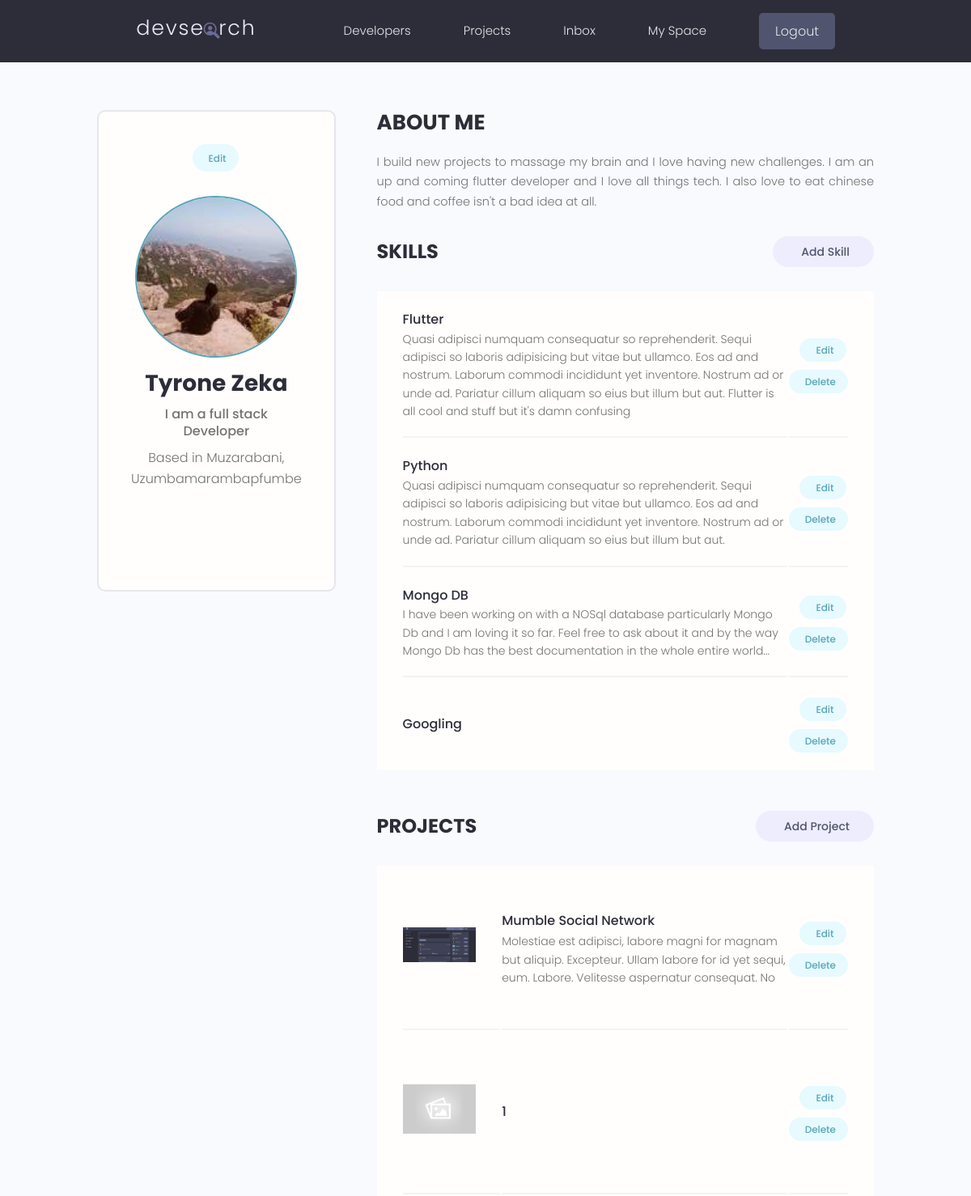
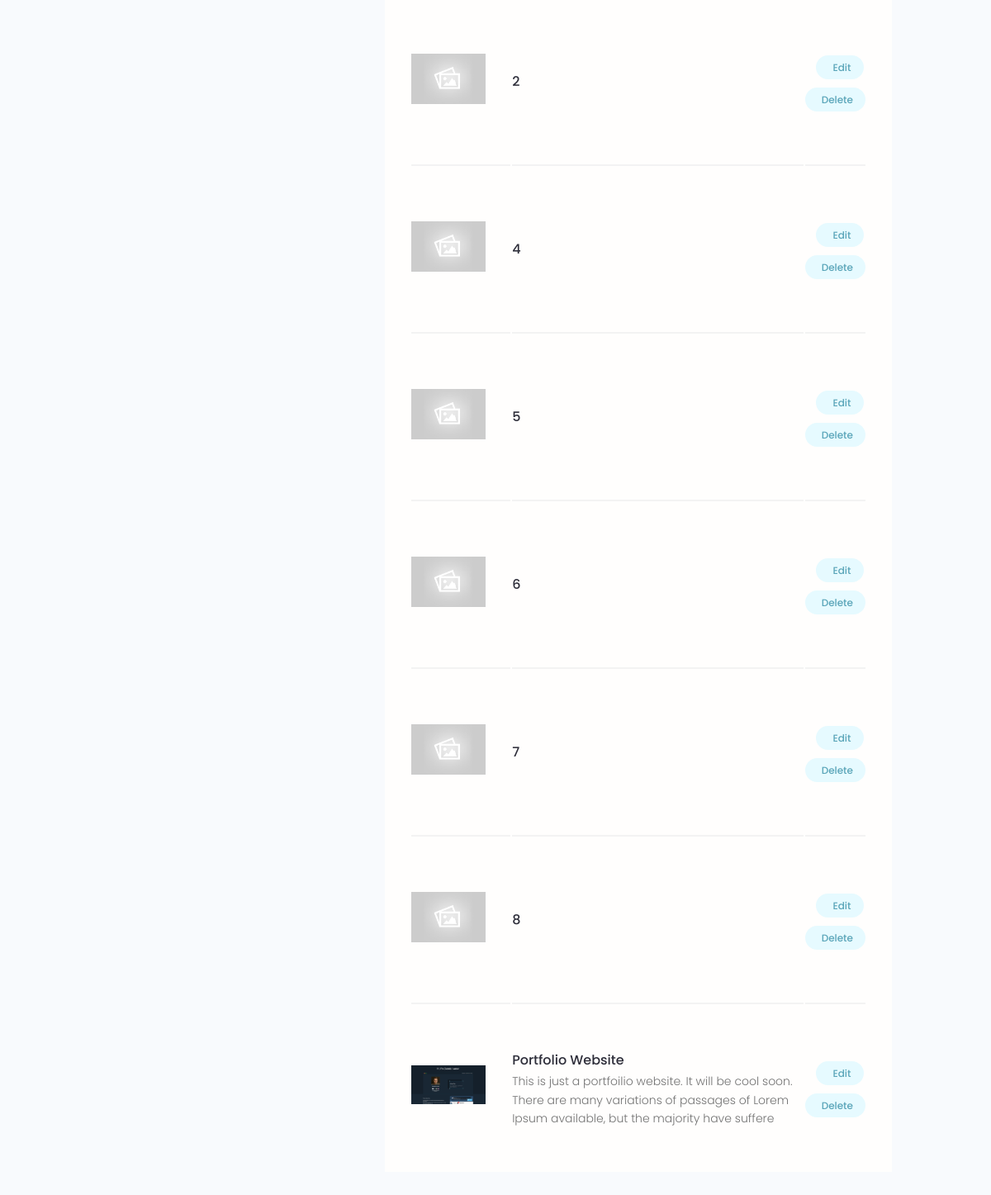
The app's page /account/ (signed in) with its own data (2 pictures, top to bottom).
### users/models.py (models this page shows, shortened)
class Profile(models.Model):
    user = models.OneToOneField(User, on_delete = models.CASCADE, null = True, blank = True)
    name = models.CharField(max_length=200,blank=True,null=True)
    email = models.EmailField(max_length = 500, blank =True, null = True)
    username = models.CharField(max_length=200,null=True,blank=True)
    location = models.CharField(max_length=200,null=True,blank=True)
    short_intro = models.CharField(max_length=200,null=True,blank=True)
    bio = models.TextField(blank=True,null=True)
    profile_picture = models.ImageField(null = True,blank = True, upload_to = 'profiles/', default = 'profiles/user-default.png')
    social_github = models.CharField(max_length=200,blank=True,null=True)
    social_twitter = models.CharField(max_length=200,blank=True,null=True)
    social_linkedin = models.CharField(max_length=200,blank=True,null=True)
    social_website = models.CharField(max_length=200,blank=True,null=True)
    created = models.DateTimeField(auto_now_add = True )
    id = models.UUIDField(default=uuid.uuid4,unique=True, primary_key=True, editable=False)

class Skill(models.Model):
    owner = models.ForeignKey(Profile,on_delete=models.CASCADE,null = True,blank=True)
    name = models.CharField(max_length=200,blank=True,null=True)
    description = models.TextField(null=True,blank=True)
    created = models.DateTimeField(auto_now_add = True )
    id = models.UUIDField(default=uuid.uuid4,unique=True, primary_key=True, editable=False)

### projects/models.py (models this page shows, shortened)
class Project(models.Model):
    owner = models.ForeignKey(Profile,null = True, blank = True, on_delete = models.SET_NULL)
    title = models.CharField(max_length=200)
    description = models.TextField(null=True, blank=True) # blank is for making a post request/form upload and null for database
    featured_image = models.ImageField(null=True, blank =True, default="default.jpg")
    demo_link = models.CharField(max_length=2000, null = True, blank=True)
    source_link = models.CharField(max_length=2000, null= True, blank = True)
    tags = models.ManyToManyField('Tag', blank=True)
    vote_total = models.IntegerField(default=0, null=True, blank=True)
    vote_ratio = models.IntegerField(default=0, null=True, blank=True)
    created = models.DateTimeField(auto_now_add=True)
    id = models.UUIDField(default=uuid.uuid4,unique=True, primary_key=True, editable=False)
    class Meta:
        ordering = ['-vote_ratio','-vote_total','title']

### users/views.py (the view)
# urls.py: path('account/',views.userAccount, name = "account"),
@login_required(login_url='login')
def userAccount(request):
    profile = request.user.profile
    skills = profile.skill_set.all()
    projects = profile.project_set.all()
    context = {'profile':profile, 'skills':skills,'projects':projects }
    return render(request, 'users/account.html', context)

### users/templates/users/account.html (shortened to what this page needs)
{% extends 'main.html' %}
{% block content %}
  <main class="settingsPage profile my-md">
    <div class="container">
      <div class="layout">
        <div class="column column--1of3">
          <div class="card text-center">
            <div class="card__body dev">
              <a class="tag tag--pill tag--main settings__btn" href="{% url 'edit-account' %}"> Edit</a>
              <img class="avatar avatar--xl dev__avatar" src="{{profile.profile_picture.url}}" />
              <h2 class="dev__name">{{profile.name}}</h2>
              <p class="dev__title">{{profile.short_intro}}</p>
              <p class="dev__location">Based in {{profile.location}}</p>
              <ul class="dev__social">
              </ul>
            </div>
          </div>
        </div>
        <div class="column column--2of3">
          <div class="devInfo">
            <h3 class="devInfo__title">About Me</h3>
            <p class="devInfo__about">
              {{profile.bio}}
            </p>
          </div>
          <div class="settings">
            <h3 class="settings__title">Skills</h3>
            <a class="tag tag--pill tag--sub settings__btn tag--lg" href="{% url 'create-skill' %}"> Add Skill</a>
          </div>
          <table class="settings__table">
            {% for skill in skills %}
            <tr>
              <td class="settings__tableInfo">
                <h4>{{skill.name}}</h4>
                <p>
                  {{skill.description}}
                </p>
              </td>
              <td class="settings__tableActions">
                <a class="tag tag--pill tag--main settings__btn" href="{% url 'update-skill' skill.id %}"> Edit</a>
                <a class="tag tag--pill tag--main settings__btn" href="{% url 'delete-skill' skill.id %}?next=/account">
                  Delete</a>
              </td>
            </tr>
            {% endfor %}
          </table>
          <div class="settings">
            <h3 class="settings__title">Projects</h3>
            <a class="tag tag--pill tag--sub settings__btn tag--lg" href="{% url 'create-project' %}"> Add Project</a>
          </div>
          <table class="settings__table">
            {% for project in projects %}
            <tr>
              <td class="settings__thumbnail">
                <a href="{% url 'project' project.id %}"><img src="{{project.featured_image.url}}" alt="Project Thumbnail" /></a>
              </td>
              <td class="settings__tableInfo">
                <a href="{% url 'project' project.id %}">{{project.title}}</a>
                <p>
                  {{project.description| slice:"150"}}
                </p>
              </td>
              <td class="settings__tableActions">
                <a class="tag tag--pill tag--main settings__btn" href="{% url 'update-project' project.id %}"> Edit</a>
                <a class="tag tag--pill tag--main settings__btn" href="{% url 'delete-project' project.id %}?next=/account">
                  Delete</a>
              </td>
            </tr>
            {% endfor %}
          </table>
        </div>
      </div>
    </div>
  </main>
{% endblock content %}

### static/styles/app.css (style rules this page uses)
:root { --color-sub: #2d2d39; }
.card { border: 2px solid var(--color-light); }
img { width: 100%; }
.profile .card > .dev { padding: 4rem; }
.dev__avatar { display: block; margin: auto; }
.dev__name { color: var(--color-sub); font-size: 2.8rem; font-weight: 700; margin-top: 1rem; margin-bottom: 0.5rem; }
.dev__title { font-size: 1.6rem; font-weight: 500; line-height: 1.3; }
.dev__location { margin-top: 1rem; }
.dev__social { margin: 3rem 0; list-style: none; display: flex; justify-content: center; gap: 1.5rem; }
.devInfo { margin-bottom: 3rem; }
.devInfo__title, .devInfo__subtitle { font-size: 2.6rem; color: var(--color-sub); text-transform: uppercase; font-weight: 700; margin-bottom: 1.5rem; }
.devInfo__about, .devSkill__info { font-size: 1.45rem; line-height: 1.7; text-align: justify; }
.settingsPage .dev > .settings__btn { display: inline-block; margin-bottom: 3rem; }
.settings { display: flex; justify-content: space-between; align-items: center; }
.settings__title { font-size: 2.4rem; text-transform: uppercase; font-weight: 700; color: var(--color-sub); }
.settings__table { margin-top: 3rem; margin-bottom: 5rem; padding: 0 3rem; background: var(--color-white); }
.settings__table tr { width: 100%; }
.settings__table tr > td { padding: 2rem 0; }
.settings__table tr:not(:last-child) td { border-bottom: 2px solid var(--color-white-light); }
.settings__thumbnail { width: 23%; min-width: 10rem; }
.settings__thumbnail img { padding-right: 3rem; height: 15rem; object-fit: contain; }
.settings__tableInfo { width: 100%; }
.settings__tableInfo h4, .settings__tableInfo a { padding-right: 1rem; width: auto; font-size: 1.6rem; font-weight: 500; color: var(--color-sub); }
.settings__tableInfo p { font-size: 1.4rem; }
.settings__tableActions { text-align: right; }

### static/uikit/styles/modules/_variables.css (style rules this page uses)
:root { --color-main: #5aa5b9; --color-main-light: #e6faff; --color-sub: #3f4156; --color-sub-light: #51546e; --color-sub-lighter: #ededfd; --color-text: #737373; --color-gray: #8b8b8b; --color-light: #e5e7eb; --color-light-gray: #767676; --color-bg: #f8fafd; --color-white: #fffefd; --color-white-light: #f3f3f3; --color-success: #359e64; --color-success-bg: #def8e8; --color-error: #fc4b0b; --color-error-bg: #fff2ee; --font-base: 'Poppins', arial, helvetica, 'Segoe UI', roboto, ubuntu, sans-serif; --font-monospace: 'Fira Code', 'Courier New', courier, monospace; --font-regular: 300; --font-medium: 500; --font-bold: 700; --generic-shadow: 1px 1px 5px #00000010; --generic-transition: all 0.3s ease-in-out; }

### static/uikit/styles/modules/_base.css (style rules this page uses)
* { margin: 0; padding: 0; box-sizing: border-box; text-rendering: optimizeLegibility; color: inherit; font-size: inherit; }
html { font-size: 50%; }
@media only screen and (min-width: 480px) { html { font-size: 56.25%; } }
@media only screen and (min-width: 1200px) { html { font-size: 62.5%; } }
body { line-height: 1.6; font-weight: 400; font-size: 1.5rem; color: var(--color-text); background-color: var(--color-bg); min-height: 100vh; }

### static/uikit/styles/modules/_typography.css (style rules this page uses)
* { font-family: var(--font-base); }
h2 { font-size: 3.6rem; font-weight: var(--font-bold); }
h3 { font-size: 3.2rem; font-weight: var(--font-medium); }
h4 { font-size: 2.8rem; font-weight: var(--font-medium); }
p, span, strong { font-size: 1.6rem; color: var(--color-text); font-weight: var(--font-regular); }
a { padding-bottom: 2px; text-decoration: none; display: inline-block; color: var(--color-main); font-weight: var(--font-medium); }

### static/uikit/styles/modules/_utilities.css (style rules this page uses)
.container { width: 92%; max-width: 165rem; margin: 0 auto; box-sizing: border-box; }
@media screen and (min-width: 1000px) { .container { width: 90%; } }
@media screen and (min-width: 1200px) { .container { width: 80%; } }
.text-center { text-align: center; }
.my-md { margin: 3rem auto; }

### static/uikit/styles/modules/_avatar.css (style rules this page uses)
.avatar { border-radius: 50%; border: 2px solid var(--color-main); object-fit: cover; }
.avatar--xl { height: 20rem; width: 20rem; }

### static/uikit/styles/modules/_card.css (style rules this page uses)
.card { border-radius: 1rem; background-color: var(--color-white); border: 1.5px solid var(--color-light); width: auto; height: auto; margin-top: 0.5rem; margin-bottom: 0.5rem; overflow: hidden; }
.card__body, .card__header { padding: 2rem 2.5rem; }

### static/uikit/styles/modules/_layout.css (style rules this page uses)
.layout { display: flex; flex-flow: row wrap; justify-content: space-between; }
.layout > .column { margin-bottom: 3rem; }
.layout > .column.column--1of3 { flex-basis: 30%; }
.layout > .column.column--2of3 { flex-basis: 64%; }

### records on screen
Profile: profile_picture (picture), name "Tyrone Zeka", short_intro "I am a full stack Developer", location "Muzarabani, Uzumbamarambapfumbe", bio "I build new projects to massage my brain and I love having new challenges. I am an up and coming flutter developer and I love all things tech. I also love to eat chinese food and coffee isn't a bad idea at all."
Skill: name "Flutter", description "Quasi adipisci numquam consequatur so reprehenderit. Sequi adipisci so laboris adipisicing but vitae but ullamco. Eos ad and nostrum. Laborum commodi incididunt yet inventore. Nostrum ad or unde ad. Pariatur cillum aliquam so eius but illum but aut. Flutter is all cool and stuff but it's damn confusing"
Skill: name "Python", description "Quasi adipisci numquam consequatur so reprehenderit. Sequi adipisci so laboris adipisicing but vitae but ullamco. Eos ad and nostrum. Laborum commodi incididunt yet inventore. Nostrum ad or unde ad. Pariatur cillum aliquam so eius but illum but aut."
Skill: name "Mongo DB", description "I have been working on with a NOSql database particularly Mongo Db and I am loving it so far. Feel free to ask about it and by the way Mongo Db has the best documentation in the whole entire world..."
Skill: name "Googling"
Project: featured_image (picture), title "Mumble Social Network", description "Molestiae est adipisci, labore magni for magnam but aliquip. Excepteur. Ullam labore for id yet sequi, eum. Labore. Velitesse aspernatur consequat. No"
Project: featured_image (placeholder picture), title "1"
Project: featured_image (placeholder picture), title "2"
Project: featured_image (placeholder picture), title "4"
Project: featured_image (placeholder picture), title "5"
Project: featured_image (placeholder picture), title "6"
Project: featured_image (placeholder picture), title "7"
Project: featured_image (placeholder picture), title "8"
Project: featured_image (picture), title "Portfolio Website", description "This is just a portfoilio website. It will be cool soon. There are many variations of passages of Lorem Ipsum available, but the majority have suffere"
